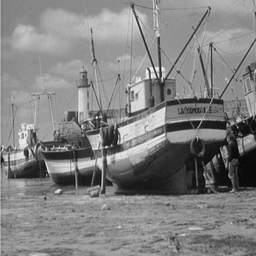
#> input picture picture/pic1.png, 256 x 256 px, shrunk from 745 x 744 before the run, found by its file name
$ jupyter execute --allow-errors ImageProcess.ipynb
#> lines starting #> are read from the running program, lines starting #| are printed output that depends on the picture
[cell 1]
import cv2
import matplotlib.pyplot as plt
from PIL import Image
path='C:\\Users\\Administrator\\Desktop\\pic1.png'
path2='C:\\Users\\Administrator\\Desktop\\pic2.png'
import numpy as np
import pywt
import pywt.data

[cell 2]
def show(pic1,pic2):
    plt.figure()
    plt.subplot(1,2,1)
    plt.imshow(pic1)
    plt.subplot(1,2,2)
    plt.imshow(pic2)
    plt.show()

[cell 3]
pic=cv2.imread(path)
#> pic is the input picture: shape (256, 256, 3); min 0, max 255, mean 129.9
pic2=cv2.imread(path2)
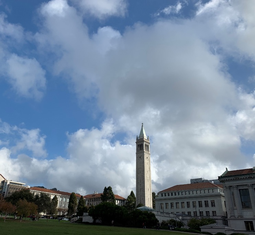
#> input picture picture/pic2.png, 255 x 235 px, shrunk from 742 x 685 before the run, found by its file name
#> pic2 is the input picture: shape (235, 255, 3); mean B, G, R 155.3, 135, 116.5
pic2=pic2[:,:,[-1,-2,-3]] #gbr -> rgb
show(pic,pic2)

# Spatial Domain
## Histogram Enhancement

[cell 4]
gray=cv2.cvtColor(pic,cv2.COLOR_BGR2GRAY)
dst=cv2.equalizeHist(gray)
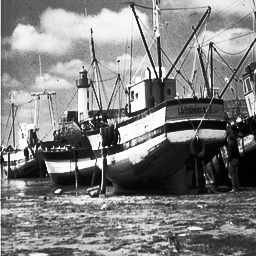
#> dst: shape (256, 256); min 0, max 255, mean 128.8
dst=cv2.cvtColor(dst,cv2.COLOR_GRAY2BGR)
#> dst: shape (256, 256, 3)

[cell 5]
pic2_r=pic2[:,:,0]
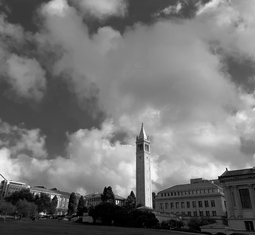
#> pic2_r: shape (235, 255); min 0, max 254, mean 116.5
pic2_g=pic2[:,:,1]
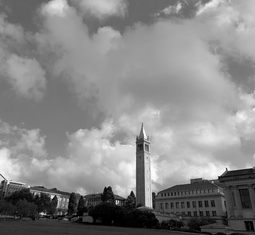
#> pic2_g: shape (235, 255); min 0, max 255, mean 135
pic2_b=pic2[:,:,2]
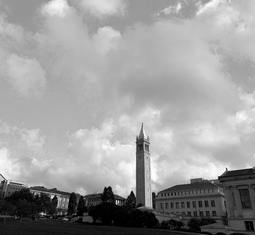
#> pic2_b: shape (235, 255); min 0, max 255, mean 155.3
dst_pic2_r=cv2.equalizeHist(pic2_r)
dst_pic2_g=cv2.equalizeHist(pic2_g)
dst_pic2_b=cv2.equalizeHist(pic2_b)
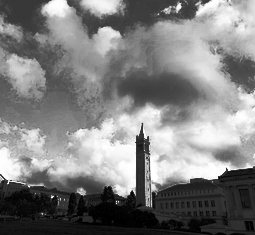
#> dst_pic2_b: shape (235, 255); min 0, max 255, mean 128.1
dst_pic2=np.stack((dst_pic2_r,dst_pic2_g,dst_pic2_b),axis=-1)
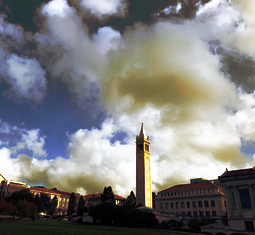
#> dst_pic2: shape (235, 255, 3); mean R, G, B 127.6, 127.8, 128.1

[cell 6]
show(dst,dst_pic2)

# Spatial Domain
## Laplacian Enhancement

[cell 7]
kernel=np.array([[0,-1,0],[-1,5,-1],[0,-1,0]])
lap1=cv2.filter2D(pic,-1,kernel)
lap2=cv2.filter2D(pic2,-1,kernel)
show(lap1,lap2)

# Gauss filtering

[cell 8]
gs1=cv2.GaussianBlur(pic,(5,5),100)
gs2=cv2.GaussianBlur(pic2,(5,5),100)
show(gs1,gs2)

# Log Laplace Of Gauss

[cell 9]
kernel=np.array([[0,-1,0],[-1,5,-1],[0,-1,0]])
log1=cv2.filter2D(gs1,-1,kernel)
log2=cv2.filter2D(gs2,-1,kernel)
show(log1,log2)

# Retinex SSR/MSR

[cell 10]
def ssr(pic,sigma):
    temp=cv2.GaussianBlur(pic,(0,0),sigma)
    gaussian=np.where(temp == 0, 0.01, temp)
    retinex=np.log10(pic+0.01)-np.log10(gaussian)
    retinex=np.power(10,retinex)
    cap=retinex.max()-retinex.min()
    retinex=retinex-retinex.min()
    retinex=retinex* (255./cap)
    retinex=retinex.astype(np.uint8)
    return retinex

[cell 11]
result=ssr(pic2,80)
#> in ssr, `retinex=np.power(10,retinex)`:
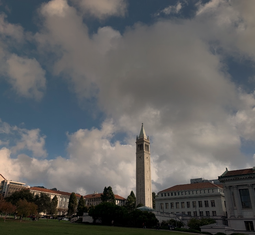
#> retinex: shape (235, 255, 3) float64; mean R, G, B 0.985, 0.985, 0.977; drawn with min black and max white
#> in ssr, `cap=retinex.max()-retinex.min()`: cap = 2.57
max=result.max()
#> max = 255
min=result.min()
#> min = 0
cap=max-min
#> cap = 255

[cell 12]
result=result-result.min()
dis=255./cap
#> dis = 1
result=result*dis

[cell 13]
temp=ssr(pic,100)
plt.imshow(temp,'gray')

### MSR

[cell 14]
retinex1=ssr(pic,15)
#> call 3 of ssr, with sigma = 15
#> in ssr (call 3), `temp=cv2.GaussianBlur(pic,(0,0),sigma)`:
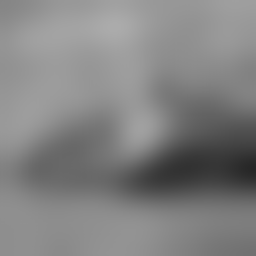
#> temp: shape (256, 256, 3); min 39, max 171, mean 129.9
#> in ssr (call 3), `retinex=np.power(10,retinex)`:
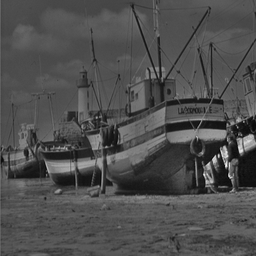
#> retinex: shape (256, 256, 3) float64; min 0.000179, max 3.18, mean 0.985; drawn with min black and max white
#> in ssr (call 3), `cap=retinex.max()-retinex.min()`: cap = 3.18
retinex2=ssr(pic,80)
retinex3=ssr(pic,200)

[cell 15]
result1=np.zeros_like(retinex1)
result1=(retinex1+retinex2+retinex3)/3.0
result1=result1.astype(np.uint8)
plt.imshow(result1)

# Frequency domain transformation

[cell 16]
plt.imshow(pic[:,:,0],'gray')
f=np.fft.fft2(pic[:,:,0])
fshift=np.fft.fftshift(f)

[cell 17]
s1=np.log(np.abs(fshift))
plt.axis('off')
plt.imshow(s1,'gray')

## Ideal Low Pass Filter

[cell 18]
def make_transform_matrix(d,image):
    transfor_matrix = np.zeros(image.shape)
    center_point = tuple(map(lambda x:(x-1)/2,s1.shape))
    for i in range(transfor_matrix.shape[0]):
        for j in range(transfor_matrix.shape[1]):
            def cal_distance(pa,pb):
                from math import sqrt
                dis = sqrt((pa[0]-pb[0])**2+(pa[1]-pb[1])**2)
                return dis
            dis = cal_distance(center_point,(i,j))
            if dis <= d:
                transfor_matrix[i,j]=1
            else:
                transfor_matrix[i,j]=0
    return transfor_matrix

[cell 19]
d_1 = make_transform_matrix(10,fshift)
d_2 = make_transform_matrix(30,fshift)
d_3 = make_transform_matrix(50,fshift)
plt.subplot(131)
plt.axis("off")
plt.imshow(d_1,cmap="gray")
plt.title('D: 10')
plt.subplot(132)
plt.axis("off")
plt.title('D: 30')
plt.imshow(d_2,cmap="gray")
plt.subplot(133)
plt.axis("off")
plt.title("D: 50")
plt.imshow(d_3,cmap="gray")
plt.show()

[cell 20]
img_d1 = np.abs(np.fft.ifft2(np.fft.ifftshift(fshift*d_1)))
img_d2 = np.abs(np.fft.ifft2(np.fft.ifftshift(fshift*d_2)))
img_d3 = np.abs(np.fft.ifft2(np.fft.ifftshift(fshift*d_3)))
plt.subplot(131)
plt.axis("off")
plt.imshow(img_d1,cmap="gray")
plt.title('D_1 10')
plt.subplot(132)
plt.axis("off")
plt.title('D_2 30')
plt.imshow(img_d2,cmap="gray")
plt.subplot(133)
plt.axis("off")
plt.title("D_3 50")
plt.imshow(img_d3,cmap="gray")
plt.show()

## Gauss Low Pass Filter

[cell 21]
def GaussianLowFilter(image,d):
    f = np.fft.fft2(image)
    fshift = np.fft.fftshift(f)
    def make_transform_matrix(d):
        transfor_matrix = np.zeros(image.shape)
        center_point = tuple(map(lambda x:(x-1)/2,s1.shape))
        for i in range(transfor_matrix.shape[0]):
            for j in range(transfor_matrix.shape[1]):
                def cal_distance(pa,pb):
                    from math import sqrt
                    dis = sqrt((pa[0]-pb[0])**2+(pa[1]-pb[1])**2)
                    return dis
                dis = cal_distance(center_point,(i,j))
                transfor_matrix[i,j] = np.exp(-(dis**2)/(2*(d**2)))
        return transfor_matrix
    d_matrix = make_transform_matrix(d)
    new_img = np.abs(np.fft.ifft2(np.fft.ifftshift(fshift*d_matrix)))
    return new_img

[cell 22]
def make_transform_matrix(image,d):
        transfor_matrix = np.zeros(image.shape)
        center_point = tuple(map(lambda x:(x-1)/2,s1.shape))
        for i in range(transfor_matrix.shape[0]):
            for j in range(transfor_matrix.shape[1]):
                def cal_distance(pa,pb):
                    from math import sqrt
                    dis = sqrt((pa[0]-pb[0])**2+(pa[1]-pb[1])**2)
                    return dis
                dis = cal_distance(center_point,(i,j))
                transfor_matrix[i,j] = np.exp(-(dis**2)/(2*(d**2)))
        return transfor_matrix

[cell 23]
d_1=make_transform_matrix(pic[:,:,0],10)
d_2=make_transform_matrix(pic[:,:,0],30)
d_3=make_transform_matrix(pic[:,:,0],50)
plt.subplot(131)
plt.axis("off")
plt.imshow(d_1,cmap="gray")
plt.title('D: 10')
plt.subplot(132)
plt.axis("off")
plt.title('D: 30')
plt.imshow(d_2,cmap="gray")
plt.subplot(133)
plt.axis("off")
plt.title("D: 50")
plt.imshow(d_3,cmap="gray")
plt.show()

[cell 24]
img_d1 = GaussianLowFilter(pic[:,:,0],10)
img_d2 = GaussianLowFilter(pic[:,:,0],30)
img_d3 = GaussianLowFilter(pic[:,:,0],50)
plt.subplot(131)
plt.axis("off")
plt.imshow(img_d1,cmap="gray")
plt.title('D_1 10')
plt.subplot(132)
plt.axis("off")
plt.title('D_2 30')
plt.imshow(img_d2,cmap="gray")
plt.subplot(133)
plt.axis("off")
plt.title("D_3 50")
plt.imshow(img_d3,cmap="gray")
plt.show()

## Butterworth Low Pass Filter

#> (a cell that did not finish here is left out)

[cell 26]
def butterworthPassFilter(image,d,n):
    f = np.fft.fft2(image)
    fshift = np.fft.fftshift(f)
    n=n*2
    def make_transform_matrix(d):
        transfor_matrix = np.zeros(image.shape)
        center_point = tuple(map(lambda x:(x-1)/2,image.shape))
        for i in range(transfor_matrix.shape[0]):
            for j in range(transfor_matrix.shape[1]):
                def cal_distance(pa,pb):
                    from math import sqrt
                    dis = sqrt((pa[0]-pb[0])**2+(pa[1]-pb[1])**2)
                    return dis
                dis = cal_distance(center_point,(i,j))
                transfor_matrix[i,j] = 1/((1+(dis/d))**n)
        return transfor_matrix
    d_matrix = make_transform_matrix(d)
    new_img = np.abs(np.fft.ifft2(np.fft.ifftshift(fshift*d_matrix)))
    return new_img

#> (a cell that did not finish here is left out)

[cell 28]
image1=butterworthPassFilter(pic[:,:,0],10,1)
image2=butterworthPassFilter(pic[:,:,0],30,1)
image3=butterworthPassFilter(pic[:,:,0],50,1)
image4=butterworthPassFilter(pic[:,:,0],10,2)
image5=butterworthPassFilter(pic[:,:,0],30,2)
image6=butterworthPassFilter(pic[:,:,0],50,2)
